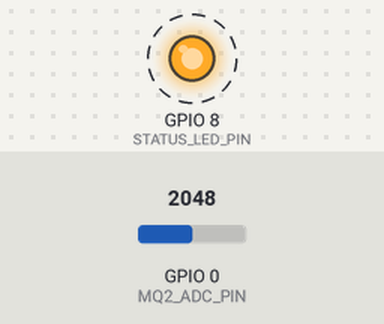
Simulated run of this sketch. Board: ESP32-C3. Shown: output pins drawn as LEDs (lit = HIGH). Dashed ring = blinking. The test bench sets the inputs (shaded band); at power-on: GPIO 0 (MQ2_ADC_PIN) = 2048 (analog values on the 0–4095 scale). WiFi joins after 1.5 s; servers stay silent unless stated; no MQTT or app messages arrive unless stated; not simulated (calls return 0 or success): secrets.example.h; names the files do not define were given values by the test bench: MQTT_BROKER_PORT = 1883; what the sketch prints to the serial monitor is not drawn.

Above: at 1.05 s.
Timing chart, 0 to 3.3 s (numbered marks = the images above):
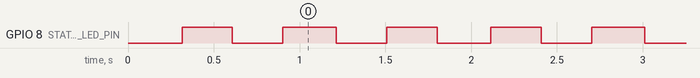

The sketch:

smoke_node1_mqtt.ino
```cpp
#include <WiFi.h>
#include <PubSubClient.h>

#include "../common/mqtt_payload.h"
#if __has_include("secrets.h")
#include "secrets.h"
#else
#include "secrets.example.h"
#endif

/*
  Smoke Node 1 (ESP32-C3 + MQ-2) via MQTT
  Node ID: mq2_living
*/

const char *NODE_ID = "mq2_living";
const char *ROOM_NAME = "Living Room";

static const int MQ2_ADC_PIN = 0;
static const int STATUS_LED_PIN = 8;
static const bool STATUS_LED_ACTIVE_LOW = true;

static const int ADC_SAMPLES = 8;
static const int ADC_HIGH_THRESHOLD = 2200;
static const int ADC_CLEAR_THRESHOLD = 1900;
static const uint8_t HIGH_CONFIRM_SAMPLES = 3;
static const uint8_t CLEAR_CONFIRM_SAMPLES = 5;

static const uint32_t SAMPLE_INTERVAL_MS = 1000;
static const uint32_t MIN_CRITICAL_EVENT_GAP_MS = 15000;
static const uint32_t EVENT_RETRY_INTERVAL_MS = 5000;
static const uint32_t WIFI_RETRY_INTERVAL_MS = 15000;
static const uint32_t WIFI_CONNECT_TIMEOUT_MS = 20000;
static const uint32_t MQTT_RETRY_INTERVAL_MS = 5000;
static const uint16_t MQTT_KEEPALIVE_SECONDS = 120;
static const wifi_power_t WIFI_TX_POWER_LEVEL = WIFI_POWER_8_5dBm;

struct PendingEvent {
  bool active = false;
  String event;
  int value = 0;
  String note;
  uint32_t nextAttemptMs = 0;
};

WiFiClient wifiClient;
PubSubClient mqttClient(wifiClient);

char topicEvent[80];
char topicStatus[80];
char mqttClientId[48];

PendingEvent pendingEvent;

bool smokeLatched = false;
uint8_t highCount = 0;
uint8_t clearCount = 0;
uint32_t eventSeq = 0;

uint32_t lastSampleMs = 0;
uint32_t lastCriticalEventMs = 0;
uint32_t lastWiFiAttemptMs = 0;
uint32_t lastWiFiBeginMs = 0;
uint32_t lastMqttAttemptMs = 0;

void setStatusLed(bool on) {
  if (STATUS_LED_PIN < 0) return;
  int level = on ? HIGH : LOW;
  if (STATUS_LED_ACTIVE_LOW) level = on ? LOW : HIGH;
  digitalWrite(STATUS_LED_PIN, level);
}

void updateLedPattern() {
  if (mqttClient.connected()) {
    setStatusLed(true);
    return;
  }
  bool blinkOn = ((millis() / 300) % 2) == 0;
  setStatusLed(blinkOn);
}

void beginWiFiConnection() {
  WiFi.begin(WIFI_SSID, WIFI_PASSWORD);
  WiFi.setTxPower(WIFI_TX_POWER_LEVEL);
  lastWiFiBeginMs = millis();
}

void ensureWiFi() {
  wl_status_t st = WiFi.status();
  if (st == WL_CONNECTED) return;
  uint32_t now = millis();
  if ((uint32_t)(now - lastWiFiBeginMs) < WIFI_CONNECT_TIMEOUT_MS) return;
  if ((uint32_t)(now - lastWiFiAttemptMs) < WIFI_RETRY_INTERVAL_MS) return;
  if (st == WL_DISCONNECTED || st == WL_CONNECT_FAILED || st == WL_NO_SSID_AVAIL) {
    lastWiFiAttemptMs = now;
    WiFi.disconnect();
    delay(200);
    beginWiFiConnection();
    Serial.printf("[WiFi] reconnecting ssid=%s status=%d\n", WIFI_SSID, (int)st);
  }
}

bool publishStatus(bool online, const char *note) {
  if (!mqttClient.connected()) return false;
  char payload[180];
  mqttBuildStatusPayload(payload, sizeof(payload), online ? 1 : 0, WiFi.RSSI(), mqttNextSeq(eventSeq), note);
  return mqttClient.publish(topicStatus, payload, true);
}

bool publishEvent(const String &eventName, int value, const String &note) {
  if (!mqttClient.connected()) return false;
  char payload[220];
  mqttBuildEventPayload(
      payload,
      sizeof(payload),
      eventName.c_str(),
      (float)value,
      "adc",
      mqttNextSeq(eventSeq),
      note.c_str(),
      ROOM_NAME);
  return mqttClient.publish(topicEvent, payload, false);
}

void ensureMqtt() {
  if (mqttClient.connected() || WiFi.status() != WL_CONNECTED) return;
  uint32_t now = millis();
  if ((uint32_t)(now - lastMqttAttemptMs) < MQTT_RETRY_INTERVAL_MS) return;
  lastMqttAttemptMs = now;

  char willPayload[120];
  mqttBuildStatusPayload(willPayload, sizeof(willPayload), 0, 0, 0, "offline");

  mqttClient.setServer(MQTT_BROKER_HOST, MQTT_BROKER_PORT);
  mqttClient.setKeepAlive(MQTT_KEEPALIVE_SECONDS);
  bool ok = mqttClient.connect(
      mqttClientId,
      MQTT_USERNAME,
      MQTT_PASSWORD,
      topicStatus,
      1,
      true,
      willPayload);

  if (ok) {
    publishStatus(true, "boot");
    Serial.println("[MQTT] connected");
  } else {
    Serial.printf("[MQTT] connect failed rc=%d\n", mqttClient.state());
  }
}

void queuePending(const String &eventName, int value, const String &note) {
  pendingEvent.active = true;
  pendingEvent.event = eventName;
  pendingEvent.value = value;
  pendingEvent.note = note;
  pendingEvent.nextAttemptMs = 0;
}

void emitEvent(const String &eventName, int value, const String &note, bool highPriority) {
  if (pendingEvent.active && !highPriority) return;
  if (pendingEvent.active && highPriority) pendingEvent.active = false;

  if (!publishEvent(eventName, value, note)) {
    queuePending(eventName, value, note);
  } else {
    Serial.printf("[MQTT] sent %s v=%d\n", eventName.c_str(), value);
  }
}

void processPendingEvent() {
  if (!pendingEvent.active) return;
  uint32_t now = millis();
  if (now < pendingEvent.nextAttemptMs) return;

  if (publishEvent(pendingEvent.event, pendingEvent.value, pendingEvent.note)) {
    pendingEvent.active = false;
    Serial.printf("[MQTT] retry sent %s\n", pendingEvent.event.c_str());
    return;
  }
  pendingEvent.nextAttemptMs = now + EVENT_RETRY_INTERVAL_MS;
}

int readMq2Raw() {
  long sum = 0;
  for (int i = 0; i < ADC_SAMPLES; ++i) {
    sum += analogRead(MQ2_ADC_PIN);
    delay(2);
  }
  return (int)(sum / ADC_SAMPLES);
}

void setup() {
  Serial.begin(115200);
  delay(250);
  Serial.println("\n[BOOT] Smoke Node 1 MQTT started");

  if (STATUS_LED_PIN >= 0) {
    pinMode(STATUS_LED_PIN, OUTPUT);
    setStatusLed(false);
  }

  analogReadResolution(12);
  analogSetPinAttenuation(MQ2_ADC_PIN, ADC_11db);

  snprintf(mqttClientId, sizeof(mqttClientId), "%s-client", NODE_ID);
  mqttTopicEvent(topicEvent, sizeof(topicEvent), MQTT_TOPIC_ROOT, NODE_ID);
  mqttTopicStatus(topicStatus, sizeof(topicStatus), MQTT_TOPIC_ROOT, NODE_ID);
  WiFi.mode(WIFI_STA);
  WiFi.setSleep(true);
  WiFi.setAutoReconnect(false);
  WiFi.persistent(false);
  beginWiFiConnection();
}

void loop() {
  ensureWiFi();
  ensureMqtt();
  mqttClient.loop();
  updateLedPattern();

  uint32_t now = millis();
  if ((uint32_t)(now - lastSampleMs) >= SAMPLE_INTERVAL_MS) {
    lastSampleMs = now;
    int raw = readMq2Raw();

    if (raw >= ADC_HIGH_THRESHOLD) {
      highCount++;
      clearCount = 0;
    } else if (raw <= ADC_CLEAR_THRESHOLD) {
      clearCount++;
      highCount = 0;
    } else {
      highCount = 0;
      clearCount = 0;
    }

    if (!smokeLatched && highCount >= HIGH_CONFIRM_SAMPLES) {
      smokeLatched = true;
      highCount = 0;
      if ((uint32_t)(now - lastCriticalEventMs) >= MIN_CRITICAL_EVENT_GAP_MS) {
        emitEvent("SMOKE_HIGH", raw, "threshold_crossed", true);
        publishStatus(true, "latched=1");
        lastCriticalEventMs = now;
      }
    }

    if (smokeLatched && clearCount >= CLEAR_CONFIRM_SAMPLES) {
      smokeLatched = false;
      clearCount = 0;
      emitEvent("SMOKE_NORMAL", raw, "returned_below_clear_threshold", false);
      publishStatus(true, "latched=0");
    }
  }

  processPendingEvent();
  delay(15);
}
```

secrets.example.h
```cpp
#pragma once

// Replace with real credentials before flashing.
// This file is intentionally local and should not contain production secrets in git history.

#define WIFI_SSID "CHANGE_ME_WIFI_SSID"
#define WIFI_PASSWORD "CHANGE_ME_WIFI_PASSWORD"

#define MQTT_BROKER_HOST "192.168.1.50"
#define MQTT_BROKER_PORT 1883
#define MQTT_USERNAME "mq2_living"
#define MQTT_PASSWORD "CHANGE_ME_PASSWORD"
#define MQTT_TOPIC_ROOT "thesis/v1"
```

Measured:
- by itself, GPIO 8 (STATUS_LED_PIN): alternates HIGH for 0.29 s and LOW for 0.29 s, 16 changes in all, then stays LOW
